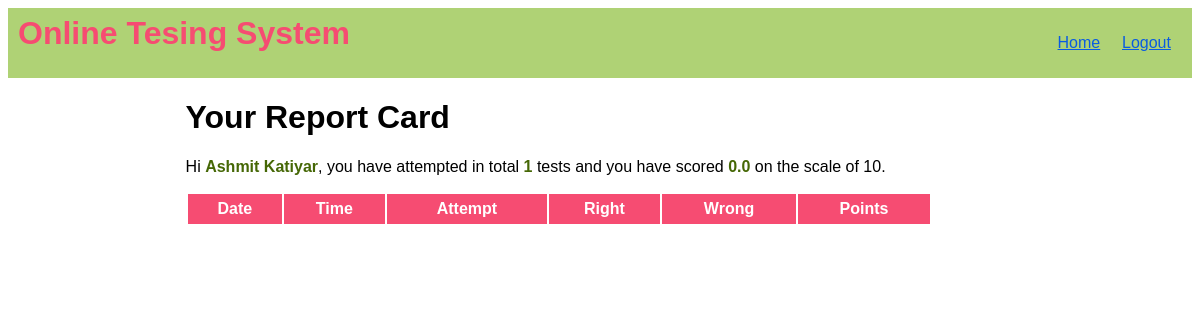
/OTS/test-history (signed in), run on the app's committed database.
### OTS/models.py (models this page shows, shortened)
class Candidate(models.Model):
    username=models.CharField(primary_key=True,max_length=20)
    password=models.CharField(null=False,max_length=20)
    name=models.CharField(null=False,max_length=30)
    test_attempted=models.IntegerField(default=0)
    points=models.FloatField(default=0.0)

### OTS/views.py (the view)
# urls.py: path('test-history',testResultHistory,name='testHistory'),
def testResultHistory(request):
    if 'name' not in request.session.keys():
        return HttpResponseRedirect("login")
    try:
        candidate = Candidate.objects.get(username=request.session['username'])
    except Candidate.DoesNotExist:
        return HttpResponseRedirect("login")  # Redirect if candidate is not found
    results = Result.objects.filter(username=candidate)
    context = {'candidate': candidate, 'results': results}
    return render(request, 'candidate_history.html', context)

### OTS/templates/candidate_history.html (shortened to what this page needs)
{% extends 'main.html' %}
{%block top%}
<a href="{% url 'OTS:home' %}">Home</a>
<a href="{% url 'OTS:logout' %}">Logout</a>
{%endblock%}
{%block content%}
<h1>Your Report Card</h1>
<p>Hi <span class="special">{{candidate.name}}</span>, you have attempted in total <span class="special">{{candidate.test_attempted}} </span> tests and you have scored <span class="special">{{candidate.points}}</span> on the scale of 10.</p>
<table>
    <tr>
        <th>Date</th>
        <th>Time</th>
        <th>Attempt</th>
        <th>Right</th>
        <th>Wrong</th>
        <th>Points</th>
    </tr>
</table>
{%endblock%}

### OTS/static/theme.css (style rules this page uses)
* { font-family: 'Gill Sans', 'Gill Sans MT', Calibri, 'Trebuchet MS', sans-serif; }
.top div.menu a { color:#095ce1; display: inline-block; min-width: 50px; margin-right: 10px; }
table { width:90%; }
table tr:nth-child(odd) { background-color: #456705; color: white; height: 30px; }
table tr:first-child { background-color: #f64c72; }
span.special { color:#456705; font-weight: bold; }

### data on the page
Candidate: name "Ashmit Katiyar", test_attempted "1", points "0.0"
